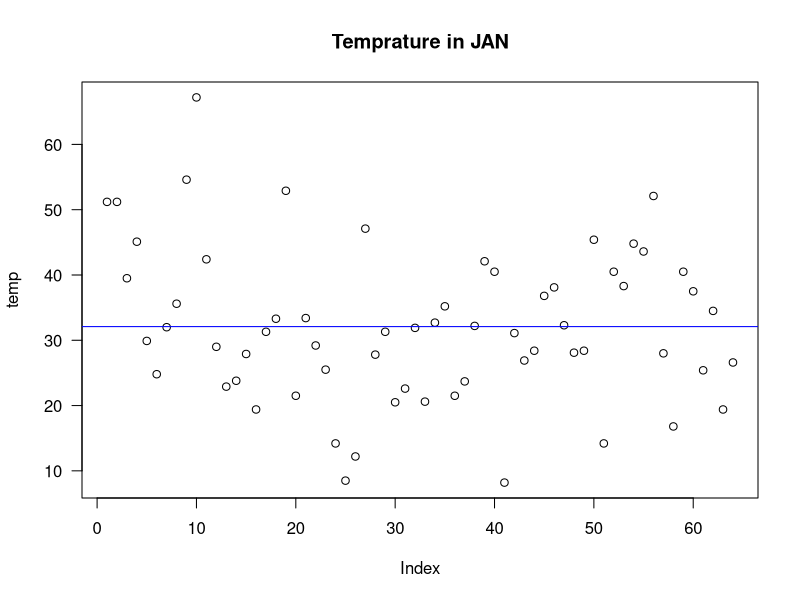
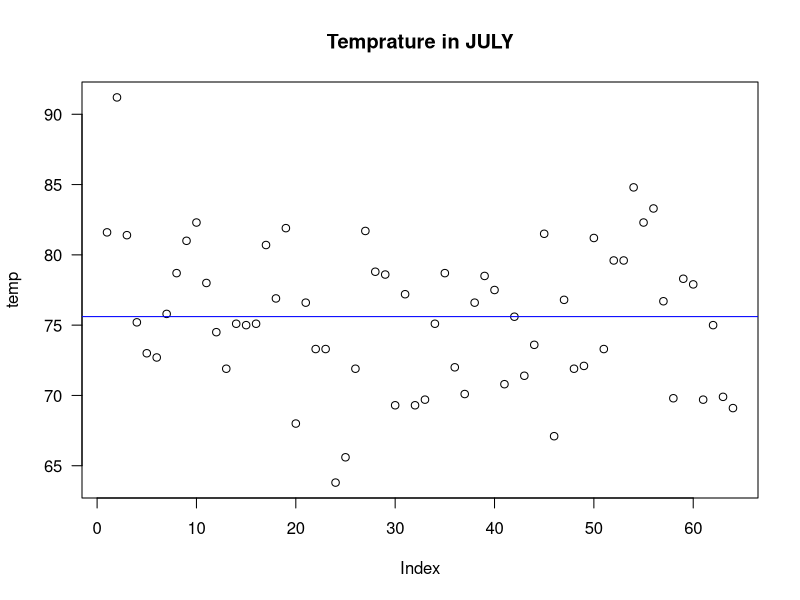
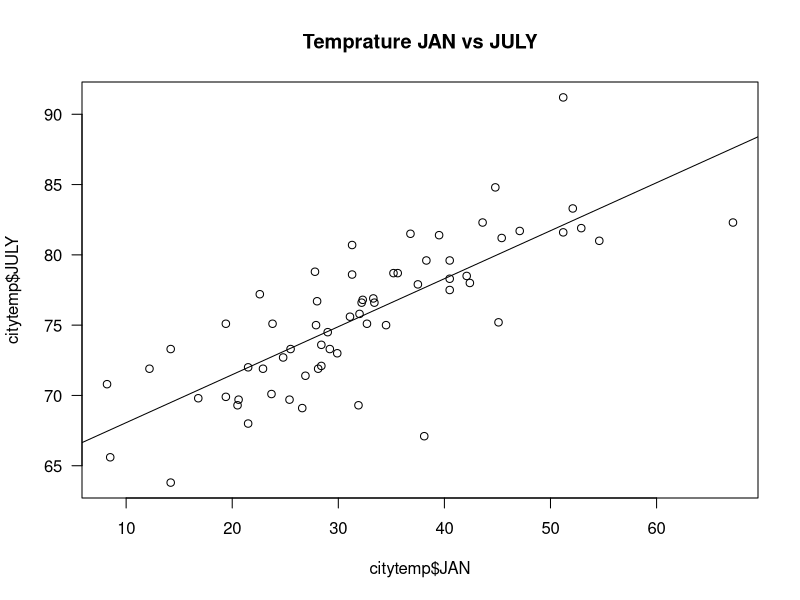
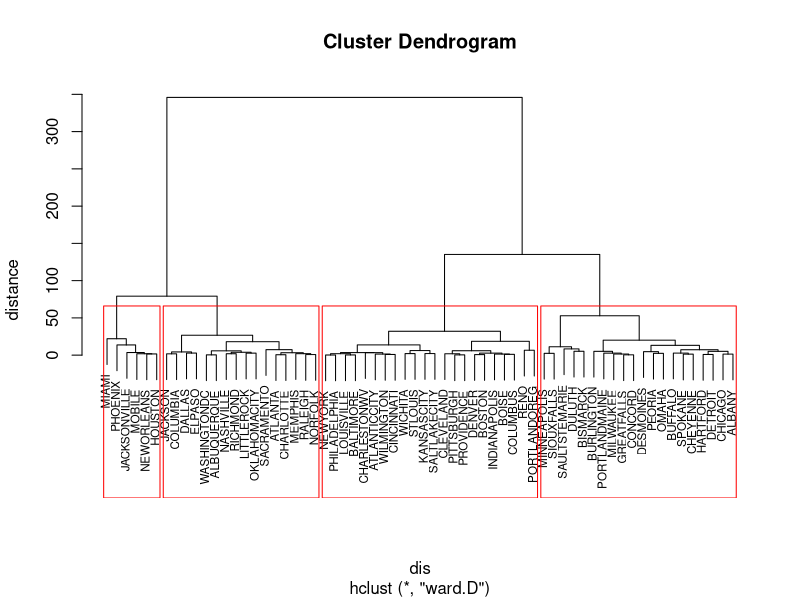
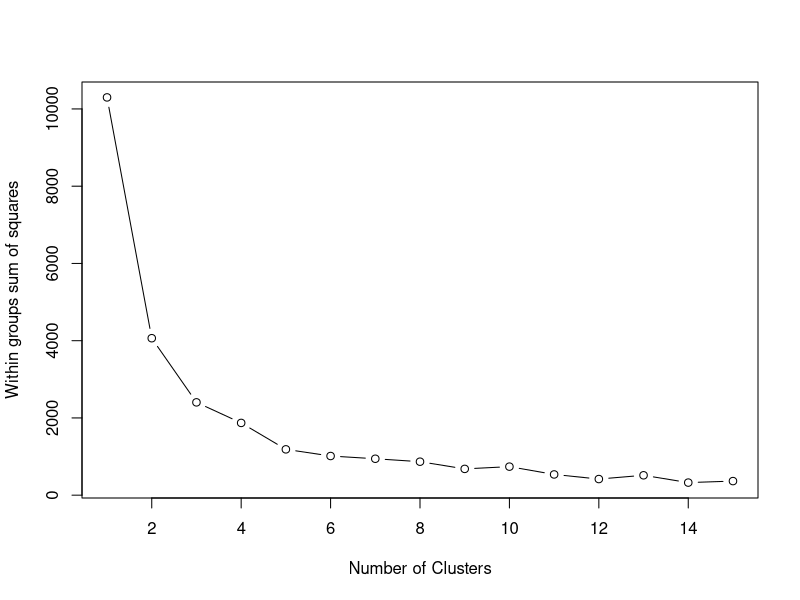
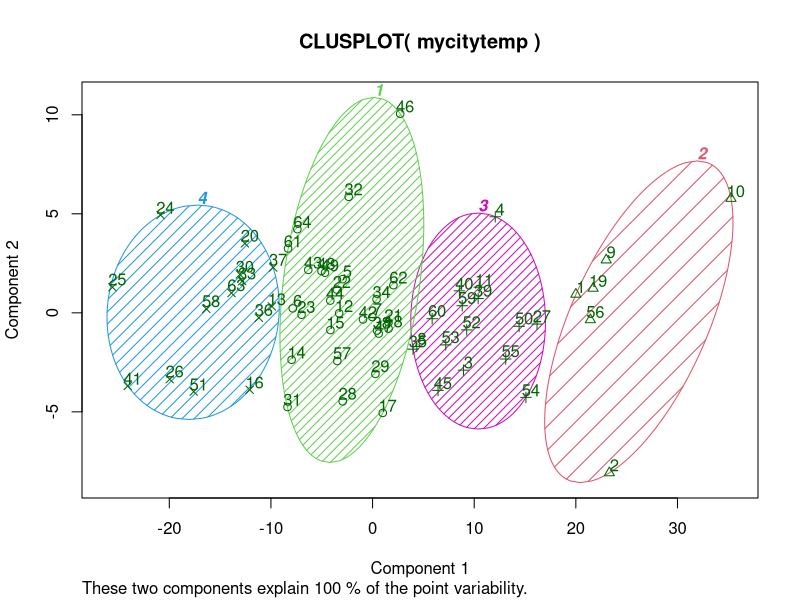

R code for these plots, in order:
#load dataset
citytemp <- read.csv("citytemp.csv")
head(citytemp)
# reshape the data
library(reshape2)
citytemp.long<-melt(citytemp,id.vars="CITY",measure.vars=c("JAN","JULY"),variable.name="MONTH",value.name="TEMP")

#explore the data
#temp mean and sd 
mean<-sapply(citytemp[,-1],mean)
sd<-sapply(citytemp[,-1],sd)
rbind(mean,sd)
#temp in JAN
plot(citytemp$JAN,main="Temprature in JAN",ylab="temp",las=1)
abline(h=mean(citytemp$JAN),col="blue")
identify(citytemp$JAN,labels=citytemp$CITY,cex=0.6,col="blue")
#temp in JULY
plot(citytemp$JULY,main="Temprature in JULY",ylab="temp",las=1)
abline(h=mean(citytemp$JULY),col="blue")
identify(citytemp$JULY,labels=citytemp$CITY,cex=0.6,col="red")

# Jan vs July
plot(citytemp$JAN,citytemp$JULY,main="Temprature JAN vs JULY",las=1)
abline(lm(JULY~JAN,citytemp))
cor(citytemp$JAN,citytemp$JULY)

###cluster analysis###
## hierarchical cluster analysis
mycitytemp<-citytemp[-1]
dis<-dist(mycitytemp,method='euclidean')
dis.matrix=as.matrix(dis)
fit_ward<-hclust(dis,method="ward")
##plot the dendrogram cluster with city names at the bottom
plot(fit_ward, labels=citytemp$CITY, ylab='distance',cex=0.7)
#cut the tree into 4 clusters and draw dendrogram with red borders around the clusters
groups<-cutree(fit_ward,k=4)
rect.hclust(fit_ward, k=4, border="red")

##analyze the result
round(aggregate(citytemp[,2:3], by=list(groups),FUN=mean),3)
GROUP<-as.factor(groups)
clusters<-cbind(citytemp,GROUP)
table(clusters$GROUP)

## k-means cluster analysis
### k-means cluster 
##Determine number of clusters
library(cluster)
wss <- (nrow(mycitytemp)-1)*sum(apply(mycitytemp,2,var))
for (i in 2:15) wss[i] <- sum(kmeans(mycitytemp,centers=i)$withinss)
plot(1:15, wss, type="b", xlab="Number of Clusters",ylab="Within groups sum of squares")
##perform kmeans cluster
fit.k<-kmeans(mycitytemp,centers=4)
fit.k$size
clusplot(mycitytemp, fit.k$cluster, color=TRUE, shade=TRUE,labels=2, lines=0)
round(aggregate(mycitytemp,by=list(fit.k$cluster),FUN=mean),3)
